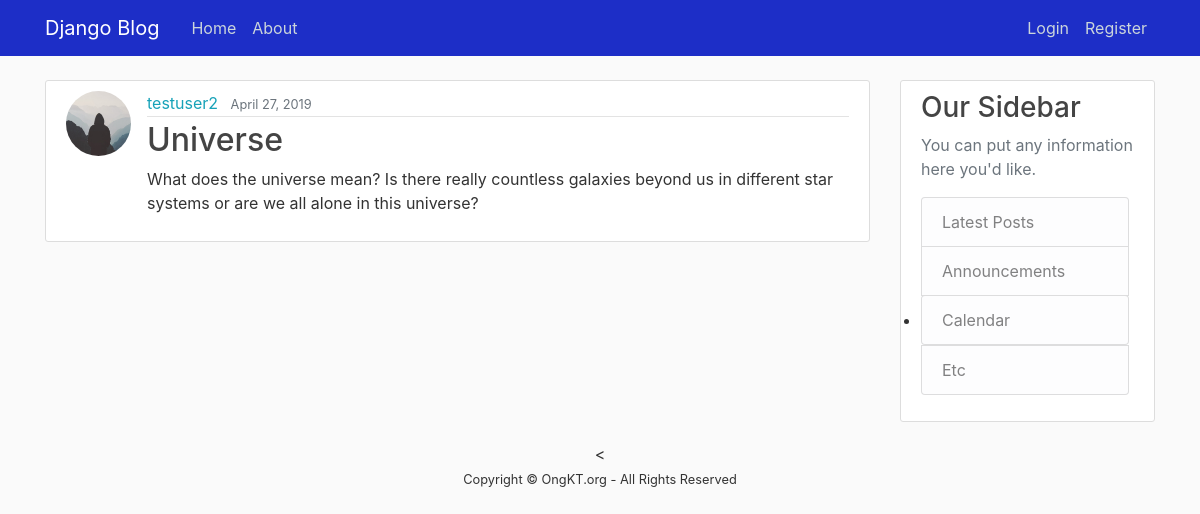
The page /post/19/ on the database its author committed.
### website/models.py (models this page shows, shortened)
class Post(models.Model):
	title = models.CharField(max_length=100)
	content = models.TextField()
	date_posted = models.DateTimeField(default=timezone.now)
	author = models.ForeignKey(User, on_delete=models.CASCADE)

### Users/models.py (models this page shows, shortened)
class Profile(models.Model):
	user = models.OneToOneField(User, on_delete=models.CASCADE)
	image = models.ImageField(default='default.jpg', upload_to='profile_pics')

### website/views.py (the view)
# urls.py: path('post/<int:pk>/', PostDetailView.as_view(), name='post-detail'),
class PostDetailView(DetailView):
	model = Post

### website/templates/website/post_detail.html (shortened to what this page needs)
{% extends "website/base.html" %}
{% block content %}
	<article class="media content-section">
    <img class="rounded-circle article-img" src="{{ object.author.profile.image.url }}">
  		<div class="media-body">
    		<div class="article-metadata">
      			<a class="mr-2" href="{% url 'user-posts' object.author.username %}">{{ object.author }}</a>
      			<small class="text-muted">{{ object.date_posted|date:"F d, Y"}}</small>
    		</div>
    		<h2 class="article-title">{{ object.title }}</h2>
    		<p class="article-content">{{ object.content }}</p>
  		</div>
	</article>
{% endblock %}

### website/static/website/main.css (style rules this page uses)
body { background: #fafafa; color: #333333; margin-top: 5rem; width: 100%; height: 100%; }
h1, h2, h3, h4, h5, h6 { color: #444444; }
.content-section { background: #ffffff; padding: 10px 20px; border: 1px solid #dddddd; border-radius: 3px; margin-bottom: 20px; }
.article-title { color: #444444; }
.article-content { white-space: pre-line; }
.article-img { height: 65px; width: 65px; margin-right: 16px; }
.article-metadata { padding-bottom: 1px; margin-bottom: 4px; border-bottom: 1px solid #e3e3e3 }
a { color: #17a2b8; }

### rows shown on the page
Post: author.profile.image (placeholder picture), author "testuser2", date_posted "April 27, 2019", title "Universe", content "What does the universe mean? Is there really countless galaxies beyond us in different star systems or are we all alone in this universe?"
